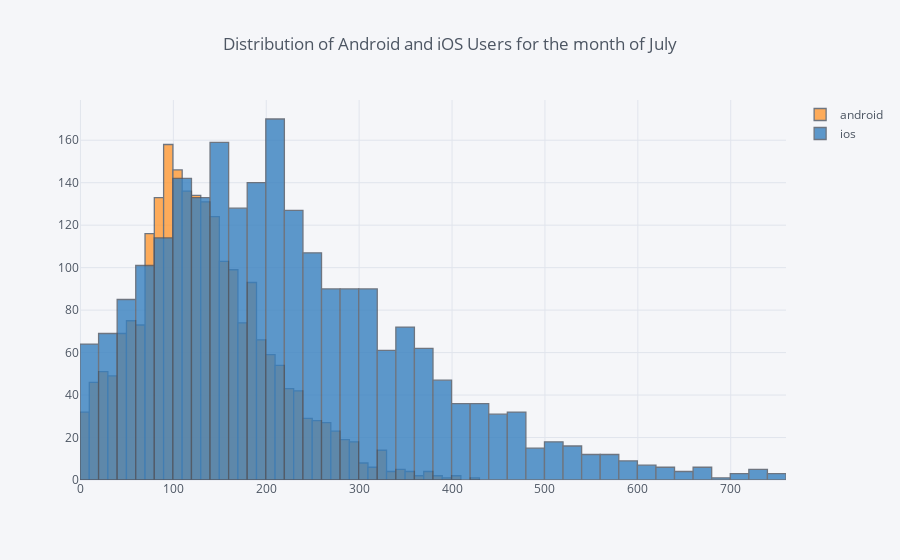

Notebook code for this chart:
### Code cell
device = sg_chip07[['android', 'ios']]
device = device[(np.abs(stats.zscore(device)) < 3).all(axis=1)] #used to reduce outliers and keep all values within 3 std
device.iplot(kind='hist', barmode='overlay', histnorm='', title= 'Distribution of Android and iOS Users for the month of July')

### Figure 1 — Plotly figure (JSON) as saved in the notebook; plotly's stock layout.template omitted (floating-point values rounded to 4 significant figures; data arrays with more than 128 entries replaced by an {"elided": "..."} marker saying what was removed)
{"data": [{"histfunc": "count", "histnorm": "", "marker": {"color": "rgba(255, 153, 51, 1.0)", "line": {"color": "#4D5663", "width": 1.3}}, "name": "android", "opacity": 0.8, "orientation": "v", "type": "histogram", "uid": "6cc6f205-3c83-47a1-9c28-f6be75e96678", "x": {"elided": "2303 int values"}}, {"histfunc": "count", "histnorm": "", "marker": {"color": "rgba(55, 128, 191, 1.0)", "line": {"color": "#4D5663", "width": 1.3}}, "name": "ios", "opacity": 0.8, "orientation": "v", "type": "histogram", "uid": "fc84678d-d4fd-4f8e-82ff-fde8faef4e7f", "x": {"elided": "2303 int values"}}], "layout": {"autosize": true, "barmode": "overlay", "legend": {"bgcolor": "#F5F6F9", "font": {"color": "#4D5663"}}, "paper_bgcolor": "#F5F6F9", "plot_bgcolor": "#F5F6F9", "title": {"font": {"color": "#4D5663"}, "text": "Distribution of Android and iOS Users for the month of July"}, "xaxis": {"autorange": true, "gridcolor": "#E1E5ED", "range": [-0.5, 759.5], "showgrid": true, "tickfont": {"color": "#4D5663"}, "title": {"font": {"color": "#4D5663"}, "text": ""}, "type": "linear", "zerolinecolor": "#E1E5ED"}, "yaxis": {"autorange": true, "gridcolor": "#E1E5ED", "range": [0, 178.9], "showgrid": true, "tickfont": {"color": "#4D5663"}, "title": {"font": {"color": "#4D5663"}, "text": ""}, "zerolinecolor": "#E1E5ED"}}}
